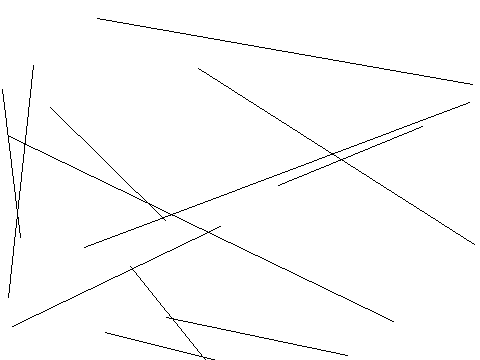

The script that saved this image:
from PIL import Image, ImageDraw
image1 = Image.new('RGB', (480, 360), '#ffffff')
draw = ImageDraw.Draw(image1)
l=[20,237,2,89]
draw.line(l,'#000000')
l=[422,126,278,185]
draw.line(l,'#000000')
l=[469,102,84,247]
draw.line(l,'#000000')
l=[50,107,165,220]
draw.line(l,'#000000')
l=[393,321,9,136]
draw.line(l,'#000000')
l=[474,244,198,68]
draw.line(l,'#000000')
l=[472,84,97,18]
draw.line(l,'#000000')
l=[8,297,33,65]
draw.line(l,'#000000')
l=[166,317,347,355]
draw.line(l,'#000000')
l=[280,453,130,266]
draw.line(l,'#000000')
l=[220,226,12,326]
draw.line(l,'#000000')
l=[304,382,105,332]
draw.line(l,'#000000')
image1.save('Artist50.png')